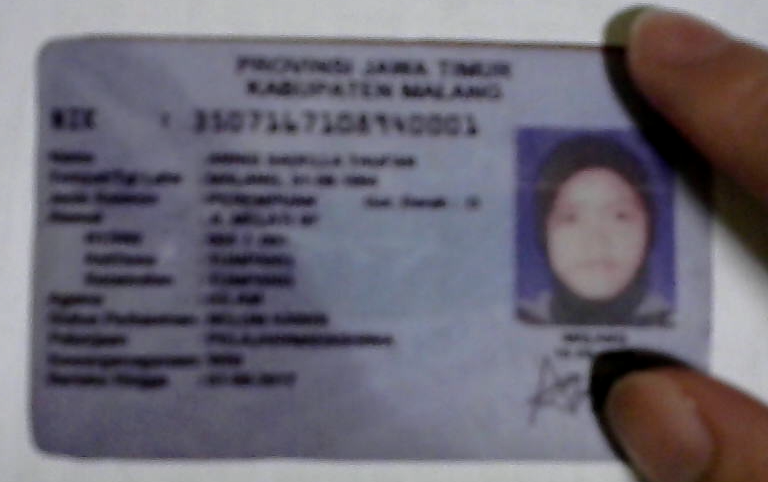
#> input picture cardscanner-custom/assets/card2.png, 768 x 482 px
$ python lsd.py 5
#> lines starting #> are read from the running program, lines starting #| are printed output that depends on the picture; after the words box and inside, x2 and y2 are one past the last pixel; in counts of white or black regions, pixels touching at a corner belong together
"""Line Segment Detector in Python OpenCV"""

import cv2
import numpy as np
import sys
from src.Camera import Camera

PARAMS = {
    "max_size": 300,  # width of scaled down image for faster processing
    "frame_scaling_factor": 1,  # ratio of unmasked area to the entire frame (180)
    "mask_aspect_ratio_height": 54,  # CR80 standard card height is 54mm
    "mask_aspect_ratio_width": 86,  # CR80 standard card width is 86mm
    "gaussian_blur_radius": 5,  # higher radius = more blur
    "canny_lowerthreshold_ratio": 0.03,  # rejected if pixel gradient below lower threshold (9)
    "canny_upperthreshold_ratio": 0.10,  # accepted if pixel gradient above upper threshold (30)
    "dilate_kernel_size": 3,  # larger kernel = thicker lines
    "houghline_threshold_ratio": 0.5,  # minimum intersections to detect a line (150)
    "houghline_minlinelength_ratio": 0.2,  # minimum length of a line (60)
    "houghline_maxlinegap_ratio": 0.005,  # maximum gap between two points to form a line (2)
    "area_detection_ratio": 0.2,  # ratio of the detection area to the image area (45)
    "corner_quality_ratio": 0.99,  # higher value = stricter corner detection
    "wait_frames": 0,  # number of consecutive valid frames to wait
}

RED = (0, 0, 255)
GREEN = (0, 255, 0)
SHOW_PREVIEW = True


# [153 lines left out: functions find_corners, main, not called in this run]


def test():
    """OpenCV Functions Used:
    1. gaussian blur
    2. LSD
    3. goodFeaturesToTrack
    """

    img = cv2.imread("../cardscanner-custom/assets/card2.png")
#> img is the input picture: shape (482, 768, 3); mean B, G, R 115.5, 103.7, 107.3
    gray = cv2.cvtColor(img, cv2.COLOR_BGR2GRAY)
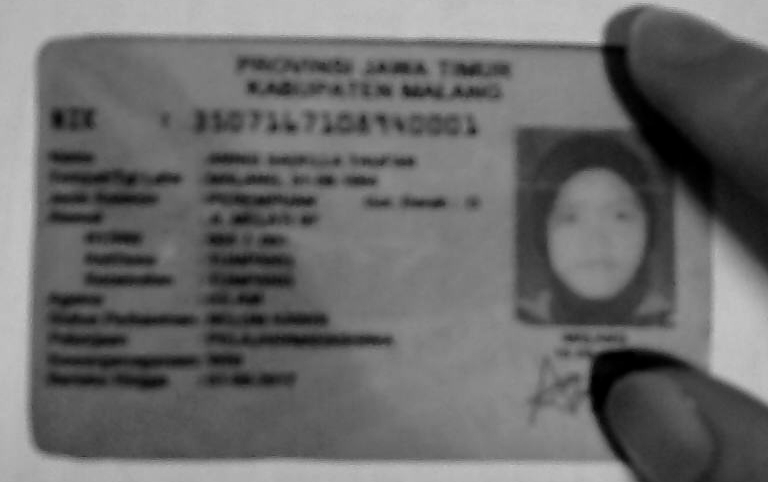
#> gray: shape (482, 768); min 0, max 200, mean 106.2

    imgH, imgW = gray.shape
#> imgH = 482; imgW = 768
    detectionH = int(imgH * PARAMS["area_detection_ratio"] / 2)
#> detectionH = 48
    detectionW = int(imgW * PARAMS["area_detection_ratio"] / 2)
#> detectionW = 76
    shift_x, shift_y = imgW - detectionW, imgH - detectionH
#> shift_x = 692; shift_y = 434

    # Use LSD to detect lines
    gray = cv2.GaussianBlur(
        gray, (PARAMS["gaussian_blur_radius"], PARAMS["gaussian_blur_radius"]), 0
    )

    lsd = cv2.createLineSegmentDetector(0)
    lines = lsd.detect(gray)[0]
#> lines = 442 rows, first 6: [632.6, 481.3, 586.7, 407.4], [587.3, 393.5, 592, 356.9], [590.7, 408, 589.5, 392.9], [595.3, 43.04, 609.1, 44.33], [579.4, 348.1, 689.6, 353.5], [49.39, 33.22, 596.9, 41.59]

    # Draw lines on new blank image
    drawn_img = np.zeros(gray.shape, dtype=np.uint8)
    if lines is not None and lines.any():
        for line in lines:
            x1, y1, x2, y2 = map(int, line[0])
            cv2.line(drawn_img, (x1, y1), (x2, y2), 255, 1)
#> this loop made 442 passes
#> (line, x1, y1, x2, y2) on passes 1 to 3: ([[632.6, 481.3, 586.7, 407.4]], 632, 481, 586, 407), ([[587.3, 393.5, 592, 356.9]], 587, 393, 592, 356), ([[590.7, 408, 589.5, 392.9]], 590, 408, 589, 392)
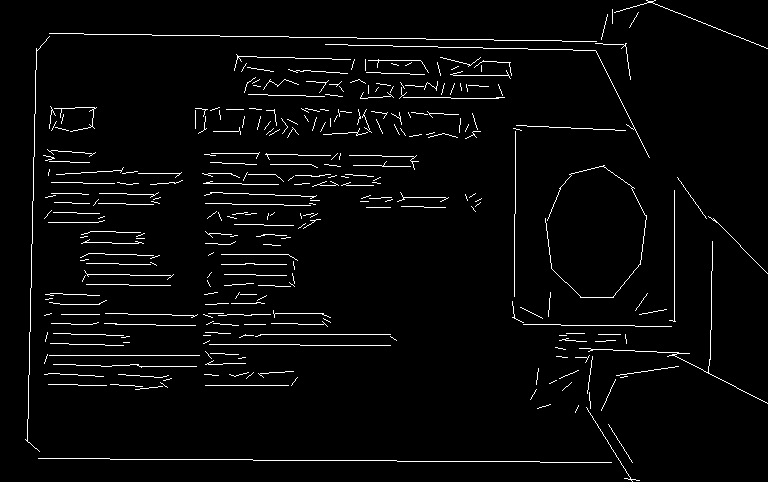
#> drawn_img: shape (482, 768); 3.1% white in thin lines or dots

    # Section off the image into 4 areas to check for lines
    region_left = drawn_img[:detectionH, :detectionW]  # drawn_img[:, :detectionW]
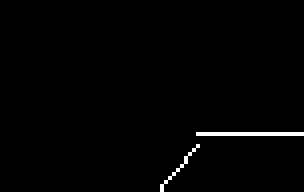
#> region_left: shape (48, 76) (shown 4 times larger); 1.1% white in thin lines or dots, all inside (x1, y1, x2, y2) = (40, 33, 76, 48)
    region_right = drawn_img[:detectionH, shift_x:]  # drawn_img[:, shift_x:]
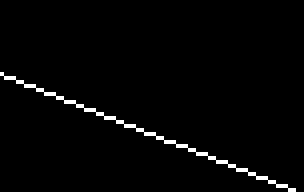
#> region_right: shape (48, 76) (shown 4 times larger); 2% white in thin lines or dots, all inside (x1, y1, x2, y2) = (0, 18, 74, 48)
    region_top = drawn_img[shift_y:, :detectionW]  # drawn_img[:detectionH, :]
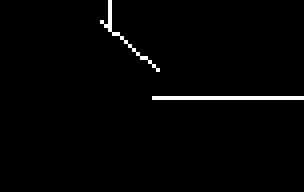
#> region_top: shape (48, 76) (shown 4 times larger); 1.6% white in thin lines or dots, all inside (x1, y1, x2, y2) = (25, 0, 76, 25)
    region_bottom = drawn_img[shift_y:, shift_x:]  # drawn_img[shift_y:, :]
#> region_bottom: shape (48, 76); every value is 0
    drawn_img = cv2.cvtColor(drawn_img, cv2.COLOR_GRAY2BGR)
#> drawn_img: shape (482, 768, 3); 3.1% white in thin lines or dots

    # Use Shi-Tomasi corner detection to find corners in the image
    get_corners = lambda region: cv2.goodFeaturesToTrack(region, 100, 0.1, 0)

    corner_left, corner_right, corner_top, corner_bottom = map(
        get_corners,
        [region_left, region_right, region_top, region_bottom],
    )
#> corner_left = [[49, 35], [49, 33], [48, 33], [41, 46], [46, 41], [45, 40], [47, 39], [46, 38]]; corner_right = 28 rows, first 8: [69, 46], [66, 44], [64, 44], [61, 42], [59, 42], [56, 40], [54, 40], [51, 38]; corner_top = [[27, 6], [25, 5], [38, 24], [37, 24], [39, 18], [40, 17], [39, 17], [36, 15], [37, 14], [34, 14], [35, 13]]

    for corner_region, (shift_x, shift_y) in zip(
        [corner_left, corner_right, corner_top, corner_bottom],
        [(0, 0), (shift_x, 0), (0, shift_y), (shift_x, shift_y)],
    ):
        if corner_region is None or not corner_region.any():
            continue
        for corner in corner_region:
            print(shift_x, shift_y)
            x, y = corner.astype(int).ravel()
            x += shift_x
            y += shift_y
            cv2.circle(img, (x, y), 3, (0, 255, 0), -1)
            cv2.circle(drawn_img, (x, y), 3, (0, 255, 0), -1)
#> this loop made 4 passes
#> (shift_x, shift_y) on passes 1 to 3: (0, 0), (692, 0), (0, 434)
#> (corner_region, shift_x, shift_y) on pass 4: (None, 692, 434)
#> (printed output is left out)
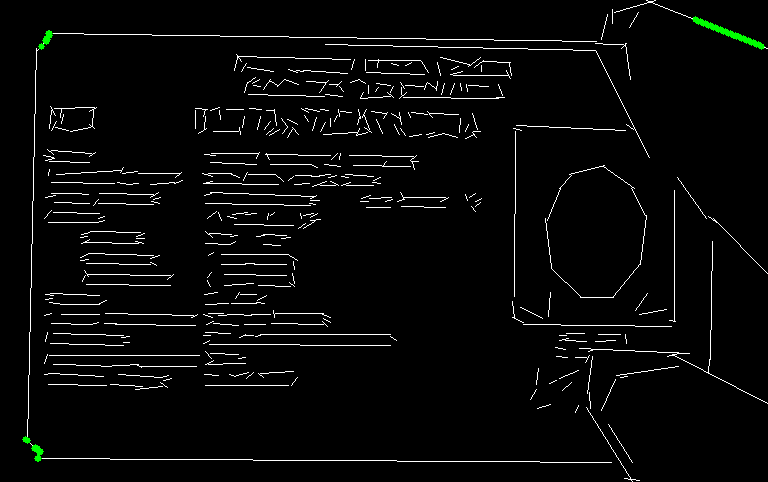
#> drawn_img: shape (482, 768, 3); mean B, G, R 7.9, 8.4, 7.9
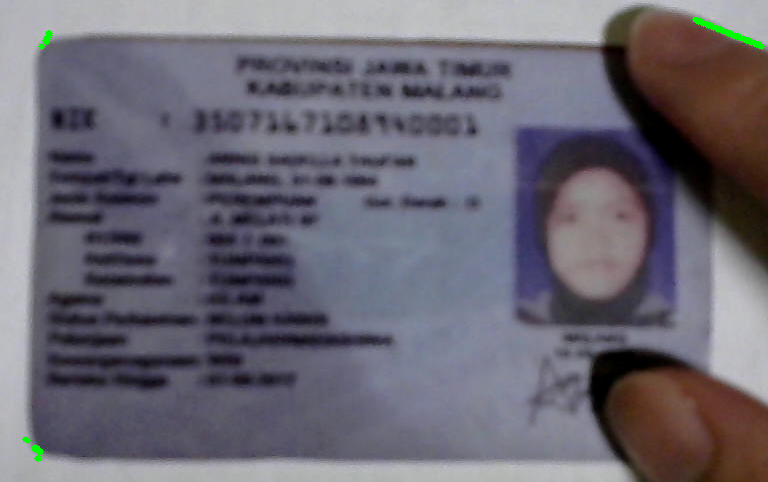
#> img: shape (482, 768, 3); 0.2% of pixels changed, all inside (x1, y1, x2, y2) = (22, 16, 765, 462)

    cv2.imshow("Original", img)
    cv2.imshow("Drawn Lines", drawn_img)
    cv2.waitKey(0)


if __name__ == "__main__":
    # main()
    test()
